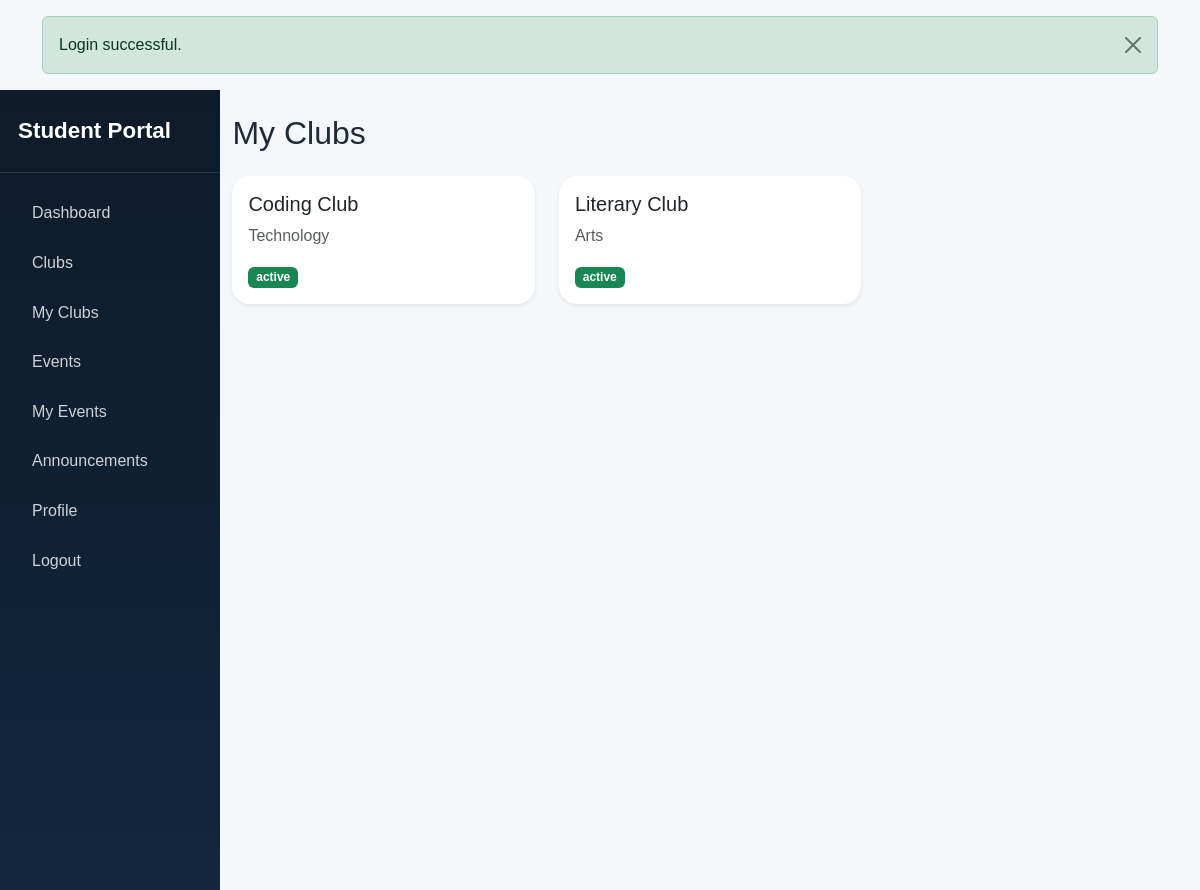
The page /student/my_clubs.php (signed in) on the database its author committed.
### tables this page shows
CREATE TABLE `memberships` (
  `id` INT AUTO_INCREMENT PRIMARY KEY,
  `user_id` INT NOT NULL,
  `club_id` INT NOT NULL,
  `status` ENUM('active','pending','rejected') NOT NULL DEFAULT 'active',
  `joined_at` TIMESTAMP DEFAULT CURRENT_TIMESTAMP,
  UNIQUE KEY `uq_membership` (`user_id`, `club_id`),
  FOREIGN KEY (`user_id`) REFERENCES `users`(`id`) ON DELETE CASCADE,
  FOREIGN KEY (`club_id`) REFERENCES `clubs`(`id`) ON DELETE CASCADE
);

CREATE TABLE `clubs` (
  `id` INT AUTO_INCREMENT PRIMARY KEY,
  `name` VARCHAR(150) NOT NULL,
  `description` TEXT NOT NULL,
  `category` VARCHAR(100) NOT NULL,
  `faculty_coordinator` VARCHAR(150) NOT NULL,
  `contact_email` VARCHAR(150) NOT NULL,
  `meeting_location` VARCHAR(180) NOT NULL,
  `meeting_schedule` VARCHAR(120) NOT NULL,
  `image` VARCHAR(255) DEFAULT NULL,
  `status` ENUM('active','inactive') NOT NULL DEFAULT 'active',
  `created_at` TIMESTAMP DEFAULT CURRENT_TIMESTAMP,
  INDEX `idx_club_category` (`category`),
  INDEX `idx_club_name` (`name`)
);

### config/db.php (called while the page is built)
<?php
$host = '127.0.0.1';
$dbname = 'campus_club';
$dbuser = 'root';
$dbpass = '';
$pdo = null;
try {
    $pdo = new PDO('mysql:host=' . $host . ';dbname=' . $dbname . ';charset=utf8mb4', $dbuser, $dbpass, [
        PDO::ATTR_ERRMODE => PDO::ERRMODE_EXCEPTION,
        PDO::ATTR_DEFAULT_FETCH_MODE => PDO::FETCH_ASSOC,
        PDO::ATTR_EMULATE_PREPARES => false,
    ]);
} catch (PDOException $e) {
    http_response_code(500);
    echo '<h1>Database connection failed.</h1><p>Please import the SQL schema and ensure MySQL is running.</p>';
    exit;
}
function getPDO(): PDO {
    global $pdo;
    return $pdo;
}
?>

### config/auth.php (called while the page is built, shortened)
<?php
require_once __DIR__ . '/db.php';
function e($value): string
{
    return htmlspecialchars((string)$value, ENT_QUOTES, 'UTF-8');
}
function currentUser(): ?array
{
    $stmt = getPDO()->prepare('SELECT * FROM users WHERE id = ?');
    $stmt->execute([$_SESSION['user_id']]);
    return $stmt->fetch() ?: null;
}

### student/my_clubs.php (the view, shortened to what this page needs)
<?php
require_once __DIR__ . '/../config/auth.php';
include __DIR__ . '/../includes/header.php';
$pdo = getPDO();
$user = currentUser();
$clubs = $pdo->query('SELECT c.*, m.status AS membership_status FROM memberships m JOIN clubs c ON c.id = m.club_id WHERE m.user_id = ' . (int)$user['id'] . ' ORDER BY m.joined_at DESC')->fetchAll();
?>
<div class="d-flex">
    <?php include __DIR__ . '/../includes/student_sidebar.php'; ?>
    <main class="main-content">
        <div class="container-fluid py-4">
            <h2 class="mb-4">My Clubs</h2>
            <div class="row g-4">
                <?php foreach ($clubs as $club): ?>
                    <div class="col-md-4">
                        <div class="card h-100 shadow-sm border-0">
                            <div class="card-body">
                                <h5><?= e($club['name']) ?></h5>
                                <p class="text-muted"><?= e($club['category']) ?></p>
                                <span class="badge bg-success"><?= e($club['membership_status']) ?></span>
                            </div>
                        </div>
                    </div>
                <?php endforeach; ?>
            </div>
        </div>
    </main>
</div>
<?php include __DIR__ . '/../includes/footer.php'; ?>

### assets/css/style.css (style rules this page uses)
.card { border-radius: 18px; }
.main-content { width: 100%; min-height: 100vh; background: #f5f7fb; }

### rows shown on the page
memberships: club.name "Coding Club", club.category "Technology", status "active"
memberships: club.name "Literary Club", club.category "Arts", status "active"

### other values the page prints
$message "Login successful."
